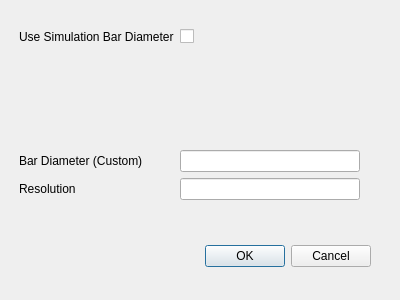
<?xml version="1.0" encoding="UTF-8"?>
<ui version="4.0">
 <class>ExportDialog</class>
 <widget class="QDialog" name="ExportDialog">
  <property name="geometry">
   <rect>
    <x>0</x>
    <y>0</y>
    <width>400</width>
    <height>300</height>
   </rect>
  </property>
  <property name="windowTitle">
   <string>Dialog</string>
  </property>
  <widget class="QDialogButtonBox" name="buttonBox">
   <property name="geometry">
    <rect>
     <x>30</x>
     <y>240</y>
     <width>341</width>
     <height>32</height>
    </rect>
   </property>
   <property name="orientation">
    <enum>Qt::Horizontal</enum>
   </property>
   <property name="standardButtons">
    <set>QDialogButtonBox::Cancel|QDialogButtonBox::Ok</set>
   </property>
  </widget>
  <widget class="QWidget" name="formLayoutWidget">
   <property name="geometry">
    <rect>
     <x>19</x>
     <y>29</y>
     <width>341</width>
     <height>171</height>
    </rect>
   </property>
   <layout class="QFormLayout" name="formLayout">
    <item row="0" column="0">
     <widget class="QLabel" name="useSimulationBarDiameterLabel">
      <property name="text">
       <string>Use Simulation Bar Diameter</string>
      </property>
     </widget>
    </item>
    <item row="0" column="1">
     <widget class="QCheckBox" name="useSimulationBarDiameterCheckBox"/>
    </item>
    <item row="3" column="0">
     <widget class="QLabel" name="barDiameterLabel">
      <property name="text">
       <string>Bar Diameter (Custom)</string>
      </property>
     </widget>
    </item>
    <item row="3" column="1">
     <widget class="QLineEdit" name="barDiameterLineEdit"/>
    </item>
    <item row="4" column="0">
     <widget class="QLabel" name="resolutionLabel">
      <property name="text">
       <string>Resolution</string>
      </property>
     </widget>
    </item>
    <item row="4" column="1">
     <widget class="QLineEdit" name="resolutionLineEdit"/>
    </item>
    <item row="2" column="1">
     <spacer name="verticalSpacer">
      <property name="orientation">
       <enum>Qt::Vertical</enum>
      </property>
      <property name="sizeHint" stdset="0">
       <size>
        <width>20</width>
        <height>20</height>
       </size>
      </property>
     </spacer>
    </item>
   </layout>
  </widget>
 </widget>
 <resources/>
 <connections>
  <connection>
   <sender>buttonBox</sender>
   <signal>accepted()</signal>
   <receiver>ExportDialog</receiver>
   <slot>accept()</slot>
   <hints>
    <hint type="sourcelabel">
     <x>248</x>
     <y>254</y>
    </hint>
    <hint type="destinationlabel">
     <x>157</x>
     <y>274</y>
    </hint>
   </hints>
  </connection>
  <connection>
   <sender>buttonBox</sender>
   <signal>rejected()</signal>
   <receiver>ExportDialog</receiver>
   <slot>reject()</slot>
   <hints>
    <hint type="sourcelabel">
     <x>316</x>
     <y>260</y>
    </hint>
    <hint type="destinationlabel">
     <x>286</x>
     <y>274</y>
    </hint>
   </hints>
  </connection>
 </connections>
</ui>
